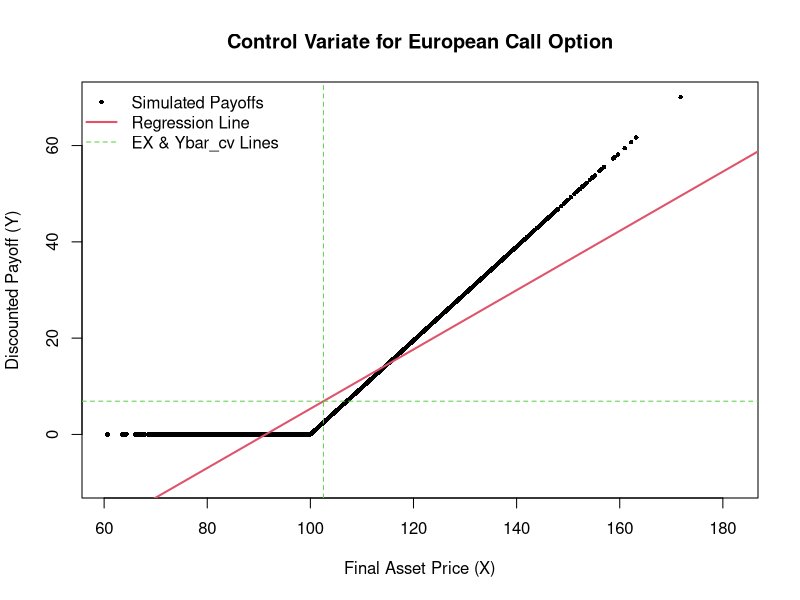
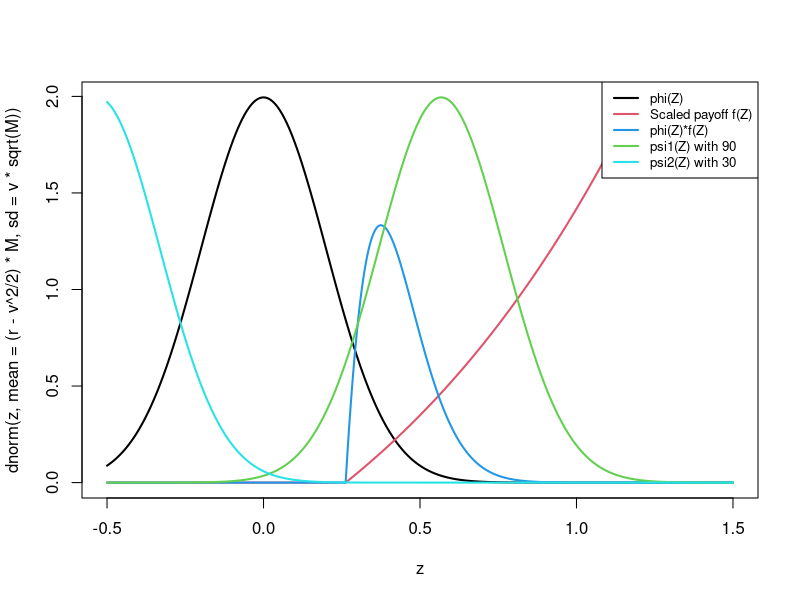
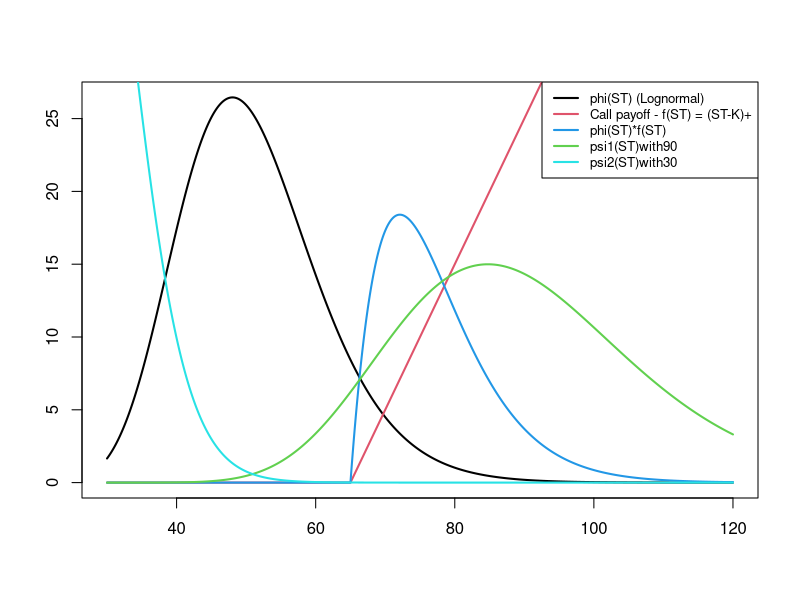

Source code (R) for these figures, in order:
## ---- chunk 1

# Example for simple European Call

TT=1 # maturity
S0=K=50 # strike price
v=.2 # volatility
r=.03 # risk free rate

N=c(100, 500, 1000, 5000, 10000, 50000, 100000)/2

MC.mean=matrix(0,7,2) # MC estimate
MC.stde=matrix(0,7,2) # MC standard error

for(i in 1:length(N)){
  n=N[i]
  # Simple MC
  Z=rnorm(2*n)
  ST=S0*exp( (r-v^2/2)*TT + v*sqrt(TT)*Z )
  call_payoff=exp(-r*TT)*pmax(ST-K,0);put_payoff=exp(-r*TT)*pmax(K-ST,0)
  payoff = call_payoff
  MC.mean[i,1]=mean(payoff) 
  MC.stde[i,1]=sd(payoff)/sqrt(2*n) 
  
  # Antithetic Variables MC
  Z=rnorm(n); Za=-Z
  ST=S0*exp( (r-v^2/2)*TT + v*sqrt(TT)*Z )
  STa=S0*exp( (r-v^2/2)*TT + v*sqrt(TT)*Za )
  call_payoff=( exp(-r*TT)*pmax(ST-K,0) + exp(-r*TT)*pmax(STa-K,0) )/2
  put_payoff = ( exp(-r*TT)*pmax(K-ST,0) + exp(-r*TT)*pmax(K-STa,0) )/2
  payoff = call_payoff
  MC.mean[i,2]=mean(payoff) 
  MC.stde[i,2]=sd(payoff)/sqrt(n) 
}
MC.mean
MC.stde


# Compare with BSM price 
BSprice=function(S, X, r, M, v){
  # arguments: Asset price (S), Strike (X), risk-free rate (r)
  # Maturity (M), volatility (v)
  
  d1 <- (log(S/X)+(r+0.5*v^2)*M)/(v*sqrt(M))
  d2 <- d1-v*sqrt(M)
  
  call.pr= S*pnorm(d1) - X*exp(-r*M)*pnorm(d2)
  put.pr=X*exp(-r*M) * pnorm(-d2) - S*pnorm(-d1)
  
  return(cbind(call.pr,put.pr)) 
}
BSprice(S0, K, r, TT, v)

## ---- chunk 2
# Example for simple European Call

TT=1 # maturity
S0=K=50 # strike price
v=.2 # volatility
r=.03 # risk free rate
n=10000 # <<--------||

MC.mean=0 # MC estimate
MC.stde=0 # MC standard error

# Stratification MC for various # of strata
M=c(1,10,20,50,100,200,500,1000) # <<--------||
for(i in 1:length(M)){
  m=M[i]; nj=n/m
  Z=matrix(0,nj,m)
  for(j in 1:m){
    temp=runif(nj,(j-1)/m,j/m)
    Z[,j]=qnorm(temp)
  } 
  ST=S0*exp( (r-v^2/2)*TT + v*sqrt(TT)*Z )
  payoff=exp(-r*TT)* apply(ST-K,2,pmax,0) # <<--------||
  MC.mean[i]=mean( colMeans(payoff) )
  MC.stde[i]=sqrt( sum( apply(payoff,2,var)/nj ) )/m 
}
MC.mean
MC.stde
## ---- chunk 3
BSprice=function(S, X, r, M, v){ # Black-Scholes model
  d1 <- (log(S/X)+(r+0.5*v^2)*M)/(v*sqrt(M))
  d2 <- d1-v*sqrt(M)
  call.pr= S*pnorm(d1) - X*exp(-r*M)*pnorm(d2)
  put.pr=X*exp(-r*M) * pnorm(-d2) - S*pnorm(-d1)
  return(cbind(call.pr,put.pr)) 
}
(exact_price=BSprice(S0,K,r,M,v)[1]) 
## ---- chunk 4

# European call, with final asset price as control

n = 10000         # Number of simulations
r = 0.05          # Risk-free rate
v = 0.2           # Volatility
S0 = 100          # Initial asset price
K = 100           # Strike price
M = 0.5           # Time to maturity in years (6 months)

Z=rnorm(n) 

X=S0*exp( (r-v^2/2)*M + Z*v*sqrt(M) ) # control variate values
EX=S0*exp(r*M) # control variate mean

Y=pmax(X-K,0)*exp(-r*M) # payoff values (euro call)
rho_XY=cor(X,Y) # correlation between X and Y
b=sd(Y)/sd(X)*rho_XY # optimal b coefficient

Ybar=mean(Y) # Simple MC estimate
Ybar_cv=Ybar-b*(mean(X)-EX) # Control variate estimate

Ysde=sd(Y)/sqrt(n) # Simple MC std error
Ysde_cv=Ysde*sqrt((1-rho_XY^2)) # Control variate std error

print(paste("Simple MC | estimate:",Ybar, "| std error",Ysde))
print(paste("Control variate | estimate:", Ybar_cv,"| std error:",Ysde_cv))
## ---- chunk 5

plot(X, Y, pch=16, cex=.6, col=1,ylim=c(-10,70), main="Control Variate for European Call Option",xlab="Final Asset Price (X)", ylab="Discounted Payoff (Y)")
abline(lm(Y~X), col=2, lwd=2)
abline(v=EX, h=Ybar_cv, col=3,lty=2)
legend("topleft",legend=c("Simulated Payoffs", "Regression Line", "EX & Ybar_cv Lines"),col=c(1,2, 3),pch=c(16, NA, NA),lty=c(NA, 1, 2),lwd=c(NA, 2, 1),pt.cex=c(0.6, NA, NA),bty="n")
## ---- chunk 6
##### 
# Importance Sampling

n = 10000         # Number of simulations
r = 0.02          # Risk-free rate
v = 0.2           # Volatility
S0 = 50           # Initial asset price
K = 65            # Strike price (note: quite a bit above S0 — deep OTM)
M = 1             # Time to maturity in years (6 months)


## Plots log return Z. where Z~Nomral
z=seq(-.5,1.5,by=.001)

# Plot density under risk-neutral measure (distr. )
plot(z, dnorm(z, mean=(r - v^2/2) * M, sd=v * sqrt(M)), type='l', lwd=2)

# Scaled payoff
lines(z, pmax(S0 * exp(z) - K, 0)/S0, col=2, lwd=2)

# Product of density and scaled payoff (phi * payoff)
lines(z, dnorm(z, mean=(r - v^2/2) * M, sd=v * sqrt(M)) * pmax(S0 * exp(z) - K, 0)/2, col=4, lwd=2)

# Density under importance sampling measure (psi distr.)
lines(z, dnorm(z, mean=log(90/S0) - v^2/2 * M, sd=v * sqrt(M)), col=3, lwd=2)
lines(z, dnorm(z, mean=log(30/S0) - v^2/2 * M, sd=v * sqrt(M)), col=5, lwd=2)


legend("topright", legend = c("phi(Z)", "Scaled payoff f(Z)",
"phi(Z)*f(Z)", "psi1(Z) with 90","psi2(Z) with 30"), col = c(1, 2, 4, 3,5), lwd = 2, cex = 0.8)
## ---- chunk 7

# similarly to previous plot, but in terms of final asset price. ST ~ LogNormal

s=seq(30,120,by=.1) 

# Plot density under risk-neutral measure (phi dist. )
plot( s, dlnorm(s/S0,meanlog=(r-v^2/2)*M,sdlog=v*sqrt(M))*13, 
      xlab="", ylab="", type='l', lwd=2)

# Scaled payoff
lines(s, pmax(s - K, 0), col = 2, lwd = 2)

# Product of density and payoff (phi * payoff)
lines( s, dlnorm(s/S0,meanlog=(r-v^2/2)*M,sdlog=v*sqrt(M))*pmax(s-K,0)*10, lwd=2, col=4 ) 

# Importance sampling density (psi distr.)
lines( s, dlnorm(s/S0,meanlog=log(90/S0)-v^2/2*M,sdlog=v*sqrt(M))*13, 
       xlab="", ylab="", type='l', lwd=2, col=3)
lines( s, dlnorm(s/S0,meanlog=log(30/S0)-v^2/2*M,sdlog=v*sqrt(M))*13, 
       xlab="", ylab="", type='l', lwd=2, col=5)

legend("topright", legend = c("phi(ST) (Lognormal)","Call payoff - f(ST) = (ST-K)+", "phi(ST)*f(ST)","psi1(ST)with90","psi2(ST)with30"),col = c(1, 2, 4, 3,5), lwd = 2, cex = 0.8)

## ---- chunk 8
# Simulation 

mu.phi=(r-v^2/2)*M; sig.phi=v*sqrt(M)
mu.psi=log(90/50)-v^2/2*M; sig.psi=sig.phi 
Z=rnorm(n)

# Simple MC (sample from the true (phi dist.) and compute discounted payoff)
Z.phi=mu.phi+Z*sig.phi # log-returns
S.phi=S0*exp(Z.phi) # asset prices
payoff.phi=pmax(S.phi-K,0)*exp(-r*M)
MC.mean=mean(payoff.phi)
MC.sde=sd(payoff.phi)/sqrt(n)

# Importance Sampling
Z.psi=mu.psi+Z*sig.psi # generate Z under psi measure
S.psi=S0*exp(Z.psi) # final prices under psi measure
mean(S.psi) # confirm mean of final prices under psi is ~90
payoff.psi=pmax(S.psi-K,0)*exp(-r*M)
ratio=dnorm(Z.psi,mu.phi,sig.phi)/dnorm(Z.psi,mu.psi,sig.psi) # pdf ratio
IS.mean=mean(payoff.psi*ratio)
IS.sde=sd(payoff.psi*ratio)/sqrt(n)


print(paste("Simple MC | estimate:",MC.mean, "| std error",MC.sde))
print(paste("Importance Sampling | estimate:", IS.mean,"| std error:",IS.sde))
## ---- chunk 9
(exact_price=BSprice(S0,K,r,M,v)[1])
## ---- chunk 10

n=100000; S0=55; K1=50; K2=60; M=1; r=.02; v=.2

Z=rnorm(n)
ST=S0*exp( (r-v^2/2)*M + v*sqrt(M)*Z)
payoff_2a=exp(-r*M)*(ST-K1)*(ST>K2)

(mean_2a=mean(payoff_2a))
(se_2a=sd(payoff_2a)/sqrt(n))

## ---- chunk 11
n=100000; S0=55; K1=50; K2=60; M=1; r=.02; v=.2

Z=rnorm(n/2); Z=cbind(Z,-Z)
ST=S0*exp( (r-v^2/2)*M + v*sqrt(M)*Z)
payoff_2b=rowMeans(exp(-r*M)*(ST-K1)*(ST>K2))
(mean_2b=mean(payoff_2b))
(se_2b=sd(payoff_2b)/sqrt(n))
## ---- chunk 12

n=100000; S0=55; K1=50; K2=60; M=1; r=.02; v=.2

m.all=c(5,10,20) #<<------||
mean_2c=se_2c=rep(0,length(m.all))
for(i in 1:length(m.all)){
  m=m.all[i]; nj=n/m
  Z=matrix(0,nj,m)
  for(j in 1:m){
    temp=runif(nj,(j-1)/m,j/m)
    Z[,j]=qnorm(temp)
  } 
  ST=S0*exp( (r-v^2/2)*M + v*sqrt(M)*Z ) #<<------||
  payoff_2c=exp(-r*M)*(ST-K1)*(ST>K2) #<<------||
  mean_2c[i]=mean( colMeans(payoff_2c) )
  se_2c[i]=sqrt( sum( apply(payoff_2c,2,var)/nj ) )/m 
}
cbind( mean_2c, se_2c)
## ---- chunk 13

n=10000; S0=70; Tstart=1; Texp=2; r=.02; v=.2

Z=rnorm(n)
STstart=S0*exp( (r-v^2/2)*Tstart + v*sqrt(Tstart)*Z )
payoff_3a = exp(-r*Tstart) * BSprice(STstart, STstart, r, Texp-Tstart, v)[,1]
(mean_3a=mean(payoff_3a)) # MC estimate
(se_3a=sd(payoff_3a)/sqrt(n))
## ---- chunk 14
n=10000; S0=70; Tstart=1; Texp=2; r=.02; v=.2

Z=rnorm(n/2); Z.a=-Z
STstart=S0*exp( (r-v^2/2)*Tstart + v*sqrt(Tstart)*Z )
STstart.a=S0*exp( (r-v^2/2)*Tstart + v*sqrt(Tstart)*Z.a ) # antithetic path
payoff=exp(-r*Tstart) * BSprice(STstart, STstart, r, Texp-Tstart, v)[,1]
payoff.a=exp(-r*Tstart) * BSprice(STstart.a, STstart.a, r, Texp-Tstart, v)[,1] # antithetic path payoff
payoff_3b=(payoff+payoff.a)/2
(mean_3b=mean(payoff_3b)) # MC estimate
(se_3b=sd(payoff_3b)/sqrt(length(payoff_3b))) # std. error
## ---- chunk 15
n=10000; S0=70; Tstart=1; Texp=2; r=.02; v=.2

m=10; nj=n/m  # Samples per stratum
Z=STstart=payoff_3c=matrix(0,nj,m)
for(j in 1:m){
  temp=runif(nj,(j-1)/m,j/m) # Uniforms in [ (j-1)/m, j/m ]
  Z[,j]=qnorm(temp) # Map to standard normal via inverse CDF
  STstart[,j]=S0*exp( (r-v^2/2)*Tstart + v*sqrt(Tstart)*Z[,j] ) # Asset at Tstart
  payoff_3c[,j]=exp(-r*Tstart) * BSprice(STstart[,j], STstart[,j], r, Texp-Tstart, v)[,1]
} 
(mean_3c=mean( colMeans(payoff_3c) ) )
(se_3c=sqrt( sum( apply(payoff_3c,2,var)/nj ) )/m )
## ---- chunk 16

n=10000; S0=70; Tstart=1; Texp=2; r=.02; v=.2
m.all = c(5, 10, 20)

mean_3c = se_3c = rep(0, length(m.all))
for (i in 1:length(m.all)) {
  m = m.all[i]; nj = n / m
  Z = matrix(0, nj, m); ST = matrix(0, nj, m)
  payoff_3c = matrix(0, nj, m)
  for (j in 1:m) {
    temp = runif(nj, (j-1)/m, j/m)
    Z[,j] = qnorm(temp)
  }

  # Simulate ST at Tstart
  ST = S0 * exp((r - v^2/2) * Tstart + v * sqrt(Tstart) * Z)

  # Forward-start call payoff: BS price at Tstart, strike = ST
  for (j in 1:m) {
    payoff_3c[,j] = exp(-r * Tstart) * BSprice(ST[,j], ST[,j], r, Texp - Tstart, v)[,1]
  }

  mean_3c[i] = mean(colMeans(payoff_3c))
  se_3c[i] = sqrt(sum(apply(payoff_3c, 2, var) / nj)) / m
}

cbind(mean_3c, se_3c)

## ---- chunk 17
Dt=Texp-Tstart
d1=(r/v+v/2)*sqrt(Dt)
d2=(r/v-v/2)*sqrt(Dt)
(exact_price=S0*( pnorm(d1) - exp(-r*Dt)*pnorm(d2) ))
## ---- chunk 18

S0 = 60       # Initial stock price
K = 70        # Strike price
M = 1         # Time to maturity
r = 0.05      # Risk-free rate
v = 0.25      # Volatility

n = 10000     # Number of simulated paths
m = 50        # Number of time steps per path
Dt = M/m      # Time step size

Z=matrix(rnorm(n*m), n, m) # simulate n*m standard normal for Brownian increments.
S=S0*exp(t(apply((r-v^2/2)*Dt+Z*v*sqrt(Dt),1,cumsum))) # <<<--------|||
# q=0.5; quantS = apply(S, 1, quantile, probs = q)
medS=apply(S,1,median)
payoff_4a=exp(-r*M)*pmax(medS-K,0) # <<<--------|||
(mean_4a=mean(payoff_4a))
(se_4a=sd(payoff_4a)/sqrt(n))
## ---- chunk 19
EX=BSprice(S0, K, r, M, v)[1] 
X=exp(-r*M)*pmax(S[,m]-K,0) # control variate values
Y=payoff_4a

(rho_XY=cor(X,Y)) # correlation between X and Y
(b=sd(Y)/sd(X)*rho_XY) # optimal b coefficient
(mean_4b=mean_4a - b*(mean(X)-EX)) # Control variate estimate
(se_4b=se_4a*sqrt((1-rho_XY^2))) # Control variate std error
## ---- chunk 20
set.seed(12345)
S0 = 70       # Initial stock price
K = 80        # Strike price
M = 1         # Time to maturity
r = 0.05      # Risk-free rate
v = 0.25      # Volatility

n = 10000     # Number of simulated paths
m = 50        # Number of time steps per path
Dt = M/m      # Time step size

Z=matrix(rnorm(n*m), n, m) # simulate n*m standard normal for Brownian increments.
S=S0*exp(t(apply((r-v^2/2)*Dt+Z*v*sqrt(Dt),1,cumsum))) # <<<--------|||
# q=0.5; quantS = apply(S, 1, quantile, probs = q)
meanS=apply(S,1,mean) # meanS=rowMeans(S)
payoff_5a=exp(-r*M)*pmax(meanS-K,0) # <<<--------|||
(mean_5a=mean(payoff_5a))
(se_5a=sd(payoff_5a)/sqrt(n))
## ---- chunk 21

EX=1.271969 # Control variate - exact Geom. Asian call price
A.geom=exp(rowMeans(log(S)))
X=exp(-r*M)*pmax(A.geom-K,0) # control variate values
Y=payoff_5a

(rho_XY=cor(X,Y)) # correlation between X and Y
(b=sd(Y)/sd(X)*rho_XY) # optimal b coefficient

(mean_5b=mean_5a - b*(mean(X)-EX)) # Control variate estimate
(se_5b=se_5a*sqrt((1-rho_XY^2))) # Control variate std error
## ---- chunk 22

MEANS=c(80,90,100) # different importance sampling drift
mean_5c=se_5c=rep(0,length(MEANS))


for(i in 1:length(MEANS)){
  new.r=log(MEANS[i]/S0)/M # new drift
  ZZ=(new.r-v^2/2)*Dt+Z*v*sqrt(Dt) # simulates log-returns under new drift
  S=S0*exp(t(apply(ZZ,1,cumsum))) # matrix of simulated stock paths over time
  A=rowMeans(S) # Arithmetic average of each path (used in payoff)
  log.ratio=dnorm(ZZ,(r-v^2/2)*Dt,v*sqrt(Dt),log=TRUE)-dnorm(ZZ,(new.r-v^2/2)*Dt,v*sqrt(Dt),log=TRUE) # Likelihood ratio (Radon-Nikodym derivative)
  prod.ratio=exp( rowSums(log.ratio) ) 
  payoff=exp(-r*M)*pmax(A-K,0)*prod.ratio # payoff under importance sampling
  mean_5c[i]=mean(payoff)
  se_5c[i]=sd(payoff)/sqrt(n)
}

cbind(mean_5c, se_5c)
